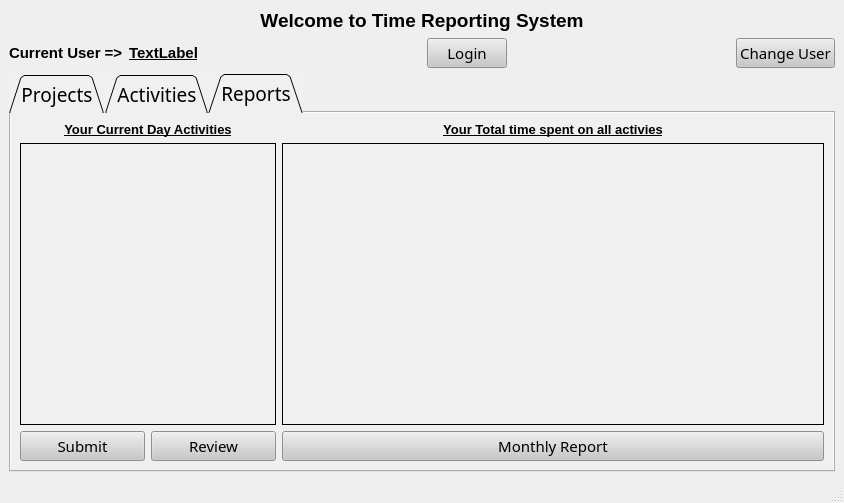
<?xml version="1.0" encoding="UTF-8"?>
<ui version="4.0">
 <class>MainWindow</class>
 <widget class="QMainWindow" name="MainWindow">
  <property name="geometry">
   <rect>
    <x>0</x>
    <y>0</y>
    <width>844</width>
    <height>503</height>
   </rect>
  </property>
  <property name="windowTitle">
   <string>MainWindow</string>
  </property>
  <property name="tabShape">
   <enum>QTabWidget::Rounded</enum>
  </property>
  <widget class="QWidget" name="centralwidget">
   <layout class="QGridLayout" name="gridLayout_10">
    <item row="0" column="0" colspan="2">
     <layout class="QGridLayout" name="gridLayout_8">
      <item row="0" column="0">
       <spacer name="horizontalSpacer_3">
        <property name="orientation">
         <enum>Qt::Horizontal</enum>
        </property>
        <property name="sizeHint" stdset="0">
         <size>
          <width>148</width>
          <height>20</height>
         </size>
        </property>
       </spacer>
      </item>
      <item row="0" column="1">
       <widget class="QLabel" name="welcomeLabel">
        <property name="font">
         <font>
          <pointsize>14</pointsize>
          <weight>75</weight>
          <bold>true</bold>
         </font>
        </property>
        <property name="text">
         <string>Welcome to Time Reporting System</string>
        </property>
        <property name="alignment">
         <set>Qt::AlignCenter</set>
        </property>
       </widget>
      </item>
      <item row="0" column="2">
       <spacer name="horizontalSpacer_4">
        <property name="orientation">
         <enum>Qt::Horizontal</enum>
        </property>
        <property name="sizeHint" stdset="0">
         <size>
          <width>165</width>
          <height>20</height>
         </size>
        </property>
       </spacer>
      </item>
     </layout>
    </item>
    <item row="1" column="0">
     <layout class="QGridLayout" name="gridLayout_7">
      <item row="0" column="1">
       <widget class="QLabel" name="currentUserLabel">
        <property name="font">
         <font>
          <pointsize>11</pointsize>
          <weight>75</weight>
          <bold>true</bold>
          <underline>true</underline>
         </font>
        </property>
        <property name="text">
         <string>TextLabel</string>
        </property>
        <property name="alignment">
         <set>Qt::AlignCenter</set>
        </property>
       </widget>
      </item>
      <item row="0" column="0">
       <widget class="QLabel" name="currentUserTitleLabel">
        <property name="font">
         <font>
          <pointsize>11</pointsize>
          <weight>75</weight>
          <bold>true</bold>
         </font>
        </property>
        <property name="text">
         <string>Current User =&gt;</string>
        </property>
       </widget>
      </item>
     </layout>
    </item>
    <item row="1" column="1">
     <layout class="QGridLayout" name="gridLayout_9">
      <item row="0" column="2">
       <spacer name="horizontalSpacer_2">
        <property name="orientation">
         <enum>Qt::Horizontal</enum>
        </property>
        <property name="sizeHint" stdset="0">
         <size>
          <width>26</width>
          <height>26</height>
         </size>
        </property>
       </spacer>
      </item>
      <item row="0" column="0">
       <spacer name="horizontalSpacer">
        <property name="orientation">
         <enum>Qt::Horizontal</enum>
        </property>
        <property name="sizeHint" stdset="0">
         <size>
          <width>25</width>
          <height>26</height>
         </size>
        </property>
       </spacer>
      </item>
      <item row="0" column="1">
       <widget class="QPushButton" name="loginButton">
        <property name="font">
         <font>
          <family>Mongolian Baiti</family>
          <pointsize>11</pointsize>
         </font>
        </property>
        <property name="cursor">
         <cursorShape>PointingHandCursor</cursorShape>
        </property>
        <property name="styleSheet">
         <string notr="true">background-color: rgb(200, 200, 200);</string>
        </property>
        <property name="text">
         <string>Login</string>
        </property>
       </widget>
      </item>
      <item row="0" column="3">
       <widget class="QPushButton" name="changeUser">
        <property name="font">
         <font>
          <family>Mongolian Baiti</family>
          <pointsize>11</pointsize>
         </font>
        </property>
        <property name="cursor">
         <cursorShape>PointingHandCursor</cursorShape>
        </property>
        <property name="styleSheet">
         <string notr="true">background-color: rgb(200, 200, 200);</string>
        </property>
        <property name="text">
         <string>Change User</string>
        </property>
        <property name="icon">
         <iconset>
          <normaloff>../../Desktop/changeUser.png</normaloff>../../Desktop/changeUser.png</iconset>
        </property>
       </widget>
      </item>
     </layout>
    </item>
    <item row="2" column="0" colspan="2">
     <widget class="QTabWidget" name="tabWidget">
      <property name="font">
       <font>
        <family>Mongolian Baiti</family>
        <pointsize>14</pointsize>
       </font>
      </property>
      <property name="cursor">
       <cursorShape>ArrowCursor</cursorShape>
      </property>
      <property name="styleSheet">
       <string notr="true">
background-color: rgb(240, 240, 240);</string>
      </property>
      <property name="tabShape">
       <enum>QTabWidget::Triangular</enum>
      </property>
      <property name="currentIndex">
       <number>2</number>
      </property>
      <widget class="QWidget" name="tab">
       <attribute name="title">
        <string>Projects</string>
       </attribute>
       <layout class="QGridLayout" name="gridLayout_6">
        <item row="0" column="0">
         <layout class="QGridLayout" name="gridLayout">
          <item row="0" column="2" colspan="2">
           <widget class="QPushButton" name="refreshButton">
            <property name="font">
             <font>
              <family>Mongolian Baiti</family>
              <pointsize>11</pointsize>
             </font>
            </property>
            <property name="cursor">
             <cursorShape>PointingHandCursor</cursorShape>
            </property>
            <property name="styleSheet">
             <string notr="true">
background-color: rgb(200, 200, 200);</string>
            </property>
            <property name="text">
             <string>Refresh The List Of Project</string>
            </property>
            <property name="icon">
             <iconset>
              <normaloff>../../Desktop/refreshIcon.png</normaloff>../../Desktop/refreshIcon.png</iconset>
            </property>
           </widget>
          </item>
          <item row="1" column="0">
           <widget class="QLabel" name="label">
            <property name="font">
             <font>
              <family>MS Shell Dlg 2</family>
              <pointsize>10</pointsize>
              <weight>75</weight>
              <bold>true</bold>
              <underline>true</underline>
              <strikeout>false</strikeout>
             </font>
            </property>
            <property name="styleSheet">
             <string notr="true"/>
            </property>
            <property name="frameShape">
             <enum>QFrame::NoFrame</enum>
            </property>
            <property name="frameShadow">
             <enum>QFrame::Plain</enum>
            </property>
            <property name="text">
             <string>Active Projects</string>
            </property>
            <property name="textFormat">
             <enum>Qt::PlainText</enum>
            </property>
            <property name="alignment">
             <set>Qt::AlignCenter</set>
            </property>
           </widget>
          </item>
          <item row="1" column="1">
           <widget class="QPushButton" name="inactivateButton">
            <property name="font">
             <font>
              <family>Mongolian Baiti</family>
              <pointsize>11</pointsize>
             </font>
            </property>
            <property name="layoutDirection">
             <enum>Qt::RightToLeft</enum>
            </property>
            <property name="styleSheet">
             <string notr="true">
background-color: rgb(200, 200, 200);</string>
            </property>
            <property name="text">
             <string>Inactivate</string>
            </property>
            <property name="icon">
             <iconset>
              <normaloff>../../Desktop/right-arrow.png</normaloff>../../Desktop/right-arrow.png</iconset>
            </property>
           </widget>
          </item>
          <item row="1" column="2">
           <widget class="QPushButton" name="activateButton">
            <property name="font">
             <font>
              <family>Mongolian Baiti</family>
              <pointsize>11</pointsize>
             </font>
            </property>
            <property name="styleSheet">
             <string notr="true">
background-color: rgb(200, 200, 200);</string>
            </property>
            <property name="text">
             <string>Activate</string>
            </property>
            <property name="icon">
             <iconset>
              <normaloff>../../Desktop/left-arrow.png</normaloff>../../Desktop/left-arrow.png</iconset>
            </property>
           </widget>
          </item>
          <item row="1" column="3">
           <widget class="QLabel" name="label_2">
            <property name="font">
             <font>
              <family>MS Shell Dlg 2</family>
              <pointsize>10</pointsize>
              <weight>75</weight>
              <bold>true</bold>
              <underline>true</underline>
             </font>
            </property>
            <property name="text">
             <string>Inactive Projects</string>
            </property>
            <property name="textFormat">
             <enum>Qt::PlainText</enum>
            </property>
            <property name="alignment">
             <set>Qt::AlignCenter</set>
            </property>
            <property name="margin">
             <number>0</number>
            </property>
            <property name="indent">
             <number>0</number>
            </property>
           </widget>
          </item>
          <item row="2" column="0" colspan="2">
           <widget class="QListView" name="activeProjectsListView">
            <property name="font">
             <font>
              <family>Segoe UI</family>
              <pointsize>10</pointsize>
             </font>
            </property>
            <property name="cursor" stdset="0">
             <cursorShape>PointingHandCursor</cursorShape>
            </property>
            <property name="styleSheet">
             <string notr="true">border-width: 1px;
    border-style: solid;
    border-color: black;</string>
            </property>
           </widget>
          </item>
          <item row="2" column="2" colspan="2">
           <widget class="QListView" name="inactiveProjectsListView">
            <property name="font">
             <font>
              <family>Segoe UI</family>
              <pointsize>10</pointsize>
             </font>
            </property>
            <property name="cursor" stdset="0">
             <cursorShape>PointingHandCursor</cursorShape>
            </property>
            <property name="styleSheet">
             <string notr="true">border-width: 1px;
    border-style: solid;
    border-color: black;</string>
            </property>
           </widget>
          </item>
          <item row="0" column="0" colspan="2">
           <widget class="QPushButton" name="createNewActivityButton">
            <property name="font">
             <font>
              <family>Mongolian Baiti</family>
              <pointsize>11</pointsize>
             </font>
            </property>
            <property name="cursor">
             <cursorShape>PointingHandCursor</cursorShape>
            </property>
            <property name="styleSheet">
             <string notr="true">
background-color: rgb(200, 200, 200);
</string>
            </property>
            <property name="text">
             <string>Create New Project</string>
            </property>
           </widget>
          </item>
         </layout>
        </item>
       </layout>
      </widget>
      <widget class="QWidget" name="tab_2">
       <attribute name="title">
        <string>Activities</string>
       </attribute>
       <layout class="QGridLayout" name="gridLayout_5">
        <item row="0" column="0">
         <layout class="QGridLayout" name="gridLayout_2">
          <item row="0" column="0" rowspan="2">
           <widget class="QLabel" name="label_3">
            <property name="font">
             <font>
              <family>MS Shell Dlg 2</family>
              <pointsize>10</pointsize>
              <weight>75</weight>
              <bold>true</bold>
              <underline>true</underline>
             </font>
            </property>
            <property name="text">
             <string>All Users Who Have Activities</string>
            </property>
            <property name="alignment">
             <set>Qt::AlignCenter</set>
            </property>
           </widget>
          </item>
          <item row="0" column="1">
           <widget class="QLabel" name="label_4">
            <property name="font">
             <font>
              <pointsize>10</pointsize>
              <weight>75</weight>
              <bold>true</bold>
              <underline>true</underline>
             </font>
            </property>
            <property name="text">
             <string>If You Want to Add Activity Please Select a Day From Calendar</string>
            </property>
           </widget>
          </item>
          <item row="2" column="0">
           <widget class="QListView" name="allActivitiesListView">
            <property name="font">
             <font>
              <family>Segoe UI</family>
              <pointsize>10</pointsize>
             </font>
            </property>
            <property name="cursor" stdset="0">
             <cursorShape>PointingHandCursor</cursorShape>
            </property>
            <property name="styleSheet">
             <string notr="true">border-width: 1px;
    border-style: solid;
    border-color: black;
</string>
            </property>
           </widget>
          </item>
          <item row="3" column="0">
           <widget class="QPushButton" name="addNewButton">
            <property name="font">
             <font>
              <family>Mongolian Baiti</family>
              <pointsize>11</pointsize>
             </font>
            </property>
            <property name="cursor">
             <cursorShape>PointingHandCursor</cursorShape>
            </property>
            <property name="styleSheet">
             <string notr="true">
background-color: rgb(200, 200, 200);</string>
            </property>
            <property name="text">
             <string>Add New/Edit</string>
            </property>
           </widget>
          </item>
          <item row="3" column="1">
           <widget class="QPushButton" name="selectDayButton">
            <property name="font">
             <font>
              <family>Mongolian Baiti</family>
              <pointsize>11</pointsize>
             </font>
            </property>
            <property name="cursor">
             <cursorShape>PointingHandCursor</cursorShape>
            </property>
            <property name="styleSheet">
             <string notr="true">
background-color: rgb(200, 200, 200);</string>
            </property>
            <property name="text">
             <string>Select Day</string>
            </property>
           </widget>
          </item>
          <item row="2" column="1">
           <widget class="QCalendarWidget" name="calendarWidget">
            <property name="font">
             <font>
              <family>Mongolian Baiti</family>
              <pointsize>10</pointsize>
             </font>
            </property>
            <property name="cursor">
             <cursorShape>PointingHandCursor</cursorShape>
            </property>
            <property name="toolTipDuration">
             <number>-1</number>
            </property>
            <property name="styleSheet">
             <string notr="true">border-width: 1px;
background-color: rgb(150, 150, 150);
    border-style: solid;
    border-color: black;</string>
            </property>
           </widget>
          </item>
         </layout>
        </item>
       </layout>
      </widget>
      <widget class="QWidget" name="tab_3">
       <attribute name="title">
        <string>Reports</string>
       </attribute>
       <layout class="QGridLayout" name="gridLayout_4">
        <item row="0" column="0">
         <layout class="QGridLayout" name="gridLayout_3">
          <item row="0" column="0" colspan="2">
           <widget class="QLabel" name="currentDayActivitiesTitle">
            <property name="font">
             <font>
              <family>MS Shell Dlg 2</family>
              <pointsize>10</pointsize>
              <weight>75</weight>
              <bold>true</bold>
              <underline>true</underline>
             </font>
            </property>
            <property name="text">
             <string>Your Current Day Activities</string>
            </property>
            <property name="alignment">
             <set>Qt::AlignCenter</set>
            </property>
           </widget>
          </item>
          <item row="0" column="2">
           <widget class="QLabel" name="totalTimeSpentTitle">
            <property name="font">
             <font>
              <family>MS Shell Dlg 2</family>
              <pointsize>10</pointsize>
              <weight>75</weight>
              <bold>true</bold>
              <underline>true</underline>
             </font>
            </property>
            <property name="text">
             <string>Your Total time spent on all activies</string>
            </property>
            <property name="alignment">
             <set>Qt::AlignCenter</set>
            </property>
           </widget>
          </item>
          <item row="1" column="0" colspan="2">
           <widget class="QListView" name="currentDayActivitiesListView">
            <property name="font">
             <font>
              <family>Segoe UI</family>
              <pointsize>10</pointsize>
             </font>
            </property>
            <property name="cursor" stdset="0">
             <cursorShape>PointingHandCursor</cursorShape>
            </property>
            <property name="styleSheet">
             <string notr="true">border-width: 1px;
    border-style: solid;
    border-color: black;</string>
            </property>
           </widget>
          </item>
          <item row="1" column="2">
           <widget class="QListView" name="totalTimeSpentListView">
            <property name="font">
             <font>
              <family>Segoe UI</family>
              <pointsize>10</pointsize>
             </font>
            </property>
            <property name="cursor" stdset="0">
             <cursorShape>PointingHandCursor</cursorShape>
            </property>
            <property name="styleSheet">
             <string notr="true">border-width: 1px;
    border-style: solid;
    border-color: black;</string>
            </property>
           </widget>
          </item>
          <item row="2" column="0">
           <widget class="QPushButton" name="submitButton">
            <property name="font">
             <font>
              <family>Mongolian Baiti</family>
              <pointsize>11</pointsize>
             </font>
            </property>
            <property name="cursor">
             <cursorShape>PointingHandCursor</cursorShape>
            </property>
            <property name="styleSheet">
             <string notr="true">
background-color: rgb(200, 200, 200);</string>
            </property>
            <property name="text">
             <string>Submit</string>
            </property>
           </widget>
          </item>
          <item row="2" column="1">
           <widget class="QPushButton" name="reviewButton">
            <property name="font">
             <font>
              <family>Mongolian Baiti</family>
              <pointsize>11</pointsize>
             </font>
            </property>
            <property name="styleSheet">
             <string notr="true">background-color: rgb(200, 200, 200);</string>
            </property>
            <property name="text">
             <string>Review</string>
            </property>
           </widget>
          </item>
          <item row="2" column="2">
           <widget class="QPushButton" name="monthlyReport">
            <property name="font">
             <font>
              <family>Mongolian Baiti</family>
              <pointsize>11</pointsize>
             </font>
            </property>
            <property name="cursor">
             <cursorShape>PointingHandCursor</cursorShape>
            </property>
            <property name="styleSheet">
             <string notr="true">
background-color: rgb(200, 200, 200);</string>
            </property>
            <property name="text">
             <string>Monthly Report</string>
            </property>
           </widget>
          </item>
         </layout>
        </item>
       </layout>
      </widget>
     </widget>
    </item>
   </layout>
  </widget>
  <widget class="QMenuBar" name="menubar">
   <property name="geometry">
    <rect>
     <x>0</x>
     <y>0</y>
     <width>844</width>
     <height>26</height>
    </rect>
   </property>
  </widget>
  <widget class="QStatusBar" name="statusbar"/>
 </widget>
 <resources/>
 <connections/>
</ui>
